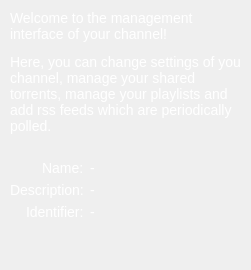
                <widget class="QWidget" name="my_channel_details_overview_page">
                 <layout class="QVBoxLayout" name="verticalLayout">
                  <property name="leftMargin">
                   <number>10</number>
                  </property>
                  <property name="topMargin">
                   <number>10</number>
                  </property>
                  <property name="rightMargin">
                   <number>10</number>
                  </property>
                  <property name="bottomMargin">
                   <number>10</number>
                  </property>
                  <item>
                   <widget class="QLabel" name="label_7">
                    <property name="styleSheet">
                     <string notr="true">color: white;
font-size: 14px;</string>
                    </property>
                    <property name="text">
                     <string>&lt;html&gt;&lt;head/&gt;&lt;body&gt;&lt;p&gt;Welcome to the management interface of your channel!&lt;/p&gt;&lt;p&gt;Here, you can change settings of you channel, manage your shared torrents, manage your playlists and add rss feeds which are periodically polled.&lt;/p&gt;&lt;/body&gt;&lt;/html&gt;</string>
                    </property>
                    <property name="wordWrap">
                     <bool>true</bool>
                    </property>
                   </widget>
                  </item>
                  <item>
                   <spacer name="verticalSpacer_4">
                    <property name="orientation">
                     <enum>Qt::Vertical</enum>
                    </property>
                    <property name="sizeType">
                     <enum>QSizePolicy::Fixed</enum>
                    </property>
                    <property name="sizeHint" stdset="0">
                     <size>
                      <width>20</width>
                      <height>20</height>
                     </size>
                    </property>
                   </spacer>
                  </item>
                  <item>
                   <layout class="QFormLayout" name="formLayout_3">
                    <property name="fieldGrowthPolicy">
                     <enum>QFormLayout::ExpandingFieldsGrow</enum>
                    </property>
                    <property name="labelAlignment">
                     <set>Qt::AlignRight|Qt::AlignTrailing|Qt::AlignVCenter</set>
                    </property>
                    <property name="formAlignment">
                     <set>Qt::AlignLeading|Qt::AlignLeft|Qt::AlignTop</set>
                    </property>
                    <property name="leftMargin">
                     <number>0</number>
                    </property>
                    <property name="topMargin">
                     <number>0</number>
                    </property>
                    <item row="2" column="0">
                     <widget class="QLabel" name="label_8">
                      <property name="styleSheet">
                       <string notr="true">color: white;
font-size: 14px;</string>
                      </property>
                      <property name="text">
                       <string>Identifier:</string>
                      </property>
                     </widget>
                    </item>
                    <item row="2" column="1">
                     <widget class="QLabel" name="my_channel_identifier_label">
                      <property name="styleSheet">
                       <string notr="true">color: white;
font-size: 14px;</string>
                      </property>
                      <property name="text">
                       <string>-</string>
                      </property>
                     </widget>
                    </item>
                    <item row="0" column="0">
                     <widget class="QLabel" name="label_9">
                      <property name="styleSheet">
                       <string notr="true">color: white;
font-size: 14px;</string>
                      </property>
                      <property name="text">
                       <string>Name:</string>
                      </property>
                     </widget>
                    </item>
                    <item row="0" column="1">
                     <widget class="QLabel" name="my_channel_name_label_2">
                      <property name="styleSheet">
                       <string notr="true">color: white;
font-size: 14px;</string>
                      </property>
                      <property name="text">
                       <string>-</string>
                      </property>
                     </widget>
                    </item>
                    <item row="1" column="0">
                     <widget class="QLabel" name="label_25">
                      <property name="styleSheet">
                       <string notr="true">color: white;
font-size: 14px;</string>
                      </property>
                      <property name="text">
                       <string>Description:</string>
                      </property>
                     </widget>
                    </item>
                    <item row="1" column="1">
                     <widget class="QLabel" name="my_channel_description_label">
                      <property name="sizePolicy">
                       <sizepolicy hsizetype="Preferred" vsizetype="MinimumExpanding">
                        <horstretch>0</horstretch>
                        <verstretch>0</verstretch>
                       </sizepolicy>
                      </property>
                      <property name="styleSheet">
                       <string notr="true">color: white;
font-size: 14px;</string>
                      </property>
                      <property name="text">
                       <string>-</string>
                      </property>
                      <property name="wordWrap">
                       <bool>true</bool>
                      </property>
                     </widget>
                    </item>
                   </layout>
                  </item>
                  <item>
                   <spacer name="verticalSpacer_2">
                    <property name="orientation">
                     <enum>Qt::Vertical</enum>
                    </property>
                    <property name="sizeHint" stdset="0">
                     <size>
                      <width>20</width>
                      <height>40</height>
                     </size>
                    </property>
                   </spacer>
                  </item>
                 </layout>
                </widget>
